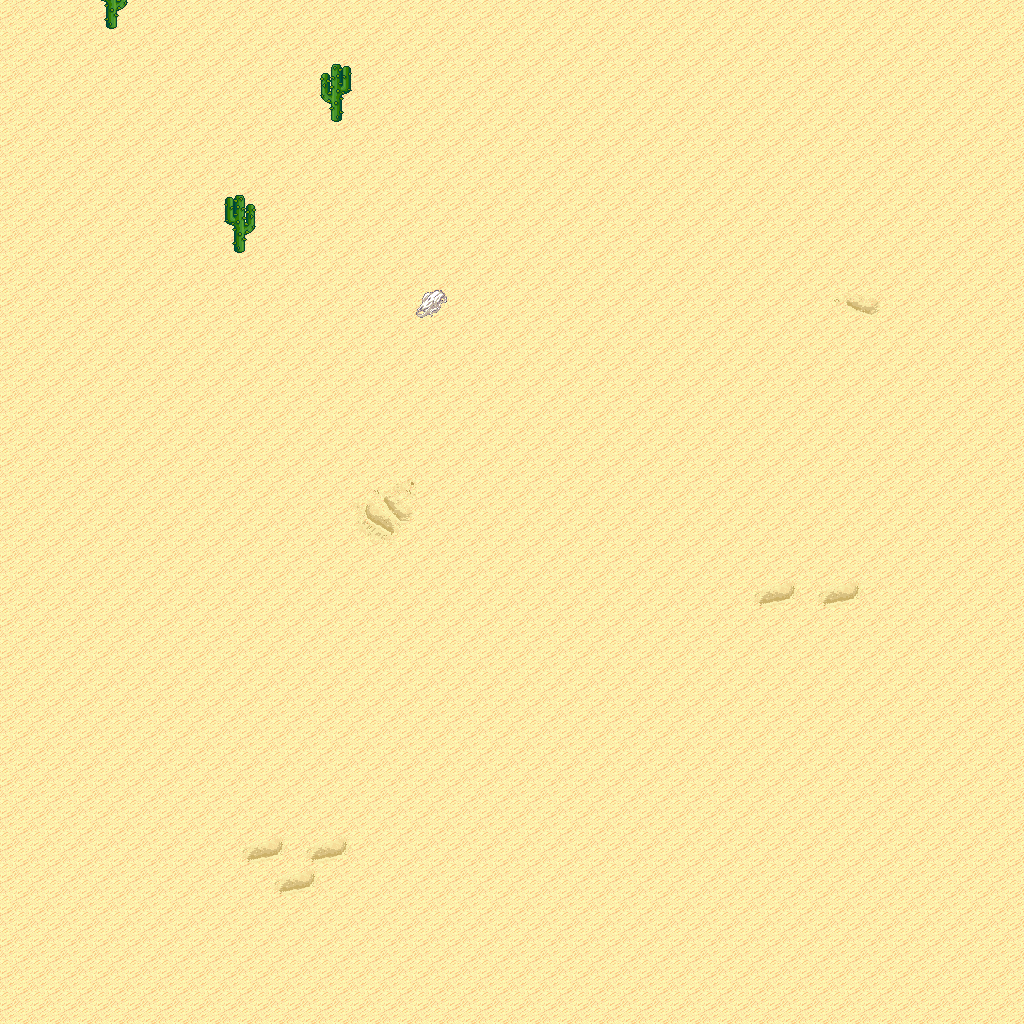

A level layout from a 2D game, rendered from its tile map. Below: a short description, then the map file with tile-grid data replaced by summaries:
An orthogonal 32x32 tile map with 32x32 px tiles, 5 tile layers (Ground, Objects, Objects2, Above, ...), 1 hidden layer not drawn, 11 tilesets.

<map version="1.10" tiledversion="1.11.0" orientation="orthogonal" renderorder="right-down" width="32" height="32" tilewidth="32" tileheight="32" infinite="0" nextlayerid="11" nextobjectid="1">
 <tileset firstgid="1" name="logic_collision" tilewidth="32" tileheight="32" tilecount="1" columns="1">
  <image source="../drawable/logic_collision.png" width="32" height="32" />
 </tileset>
 <tileset firstgid="2" name="ground_ground" tilewidth="32" tileheight="32" tilecount="33" columns="3">
  <image source="../drawable/ground_ground.png" width="96" height="352" />
 </tileset>
 <tileset firstgid="35" name="ground_ridge_earth_pale" tilewidth="32" tileheight="32" tilecount="96" columns="12">
  <image source="../drawable/ground_ridge_earth_pale.png" width="384" height="256" />
 </tileset>
 <tileset firstgid="131" name="ground_ridge_earth_dark" tilewidth="32" tileheight="32" tilecount="96" columns="12">
  <image source="../drawable/ground_ridge_earth_dark.png" width="384" height="256" />
 </tileset>
 <tileset firstgid="227" name="terrain_desert" tilewidth="32" tileheight="32" tilecount="88" columns="8">
  <image source="../drawable/terrain_desert.png" width="256" height="352" />
 </tileset>
 <tileset firstgid="315" name="ground_sand_2" tilewidth="32" tileheight="32" tilecount="15" columns="5">
  <image source="../drawable/ground_sand_2.png" width="160" height="96" />
 </tileset>
 <tileset firstgid="330" name="plant_cactus_2" tilewidth="32" tileheight="32" tilecount="10" columns="5">
  <image source="../drawable/plant_cactus_2.png" width="160" height="64" />
 </tileset>
 <tileset firstgid="340" name="plant_cactus" tilewidth="32" tileheight="32" tilecount="2" columns="1">
  <image source="../drawable/plant_cactus.png" width="32" height="64" />
 </tileset>
 <tileset firstgid="342" name="plant_tree_evergreen" tilewidth="32" tileheight="32" tilecount="36" columns="3">
  <image source="../drawable/plant_tree_evergreen.png" width="96" height="384" />
 </tileset>
 <tileset firstgid="378" name="ground_rock_pebbles" tilewidth="32" tileheight="32" tilecount="3" columns="1">
  <image source="../drawable/ground_rock_pebbles.png" width="32" height="96" />
 </tileset>
 <tileset firstgid="381" name="plant_star_shaped_plants" tilewidth="32" tileheight="32" tilecount="6" columns="2">
  <image source="../drawable/plant_star_shaped_plants.png" width="64" height="96" />
 </tileset>
 <layer id="1" name="Ground" width="32" height="32">
  <data>[1024 cells, 1024 non-empty, 10 distinct tile ids]</data>
 </layer>
 <layer id="2" name="Objects" width="32" height="32">
  <data>[1024 cells, 3 non-empty, 2 distinct tile ids]</data>
 </layer>
 <layer id="3" name="Objects2" width="32" height="32">
  <data>[1024 cells, 0 non-empty, 0 distinct tile ids]</data>
 </layer>
 <layer id="4" name="Above" width="32" height="32">
  <data>[1024 cells, 2 non-empty, 2 distinct tile ids]</data>
 </layer>
 <layer id="5" name="Above2" width="32" height="32">
  <data>[1024 cells, 0 non-empty, 0 distinct tile ids]</data>
 </layer>
 <layer id="6" name="Walkable" width="32" height="32" visible="0">
  <data>[1024 cells, 4 non-empty, 1 distinct tile ids]</data>
 </layer>
 <objectgroup id="7" name="Mapevents" />
 <objectgroup id="8" name="Spawn" />
 <objectgroup id="9" name="Keys" />
 <objectgroup id="10" name="Replace" />
</map>
